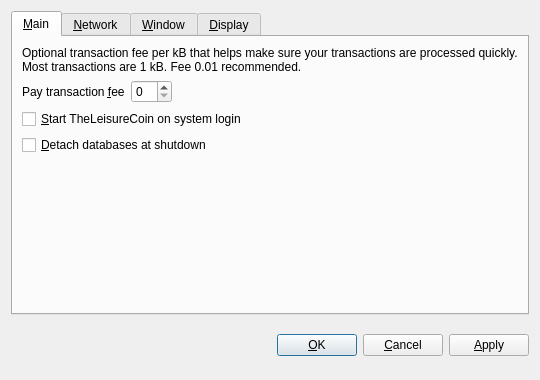
<?xml version="1.0" encoding="UTF-8"?>
<ui version="4.0">
 <class>OptionsDialog</class>
 <widget class="QDialog" name="OptionsDialog">
  <property name="geometry">
   <rect>
    <x>0</x>
    <y>0</y>
    <width>540</width>
    <height>380</height>
   </rect>
  </property>
  <property name="windowTitle">
   <string>Options</string>
  </property>
  <property name="modal">
   <bool>true</bool>
  </property>
  <layout class="QVBoxLayout" name="verticalLayout">
   <item>
    <widget class="QTabWidget" name="tabWidget">
     <property name="tabPosition">
      <enum>QTabWidget::North</enum>
     </property>
     <property name="currentIndex">
      <number>0</number>
     </property>
     <widget class="QWidget" name="tabMain">
      <attribute name="title">
       <string>&amp;Main</string>
      </attribute>
      <layout class="QVBoxLayout" name="verticalLayout_Main">
       <item>
        <widget class="QLabel" name="transactionFeeInfoLabel">
         <property name="text">
          <string>Optional transaction fee per kB that helps make sure your transactions are processed quickly. Most transactions are 1 kB. Fee 0.01 recommended.</string>
         </property>
         <property name="textFormat">
          <enum>Qt::PlainText</enum>
         </property>
         <property name="wordWrap">
          <bool>true</bool>
         </property>
        </widget>
       </item>
       <item>
        <layout class="QHBoxLayout" name="horizontalLayout_Main">
         <item>
          <widget class="QLabel" name="transactionFeeLabel">
           <property name="text">
            <string>Pay transaction &amp;fee</string>
           </property>
           <property name="textFormat">
            <enum>Qt::PlainText</enum>
           </property>
           <property name="buddy">
            <cstring>transactionFee</cstring>
           </property>
          </widget>
         </item>
         <item>
          <widget class="BitcoinAmountField" name="transactionFee"/>
         </item>
         <item>
          <spacer name="horizontalSpacer_Main">
           <property name="orientation">
            <enum>Qt::Horizontal</enum>
           </property>
           <property name="sizeHint" stdset="0">
            <size>
             <width>40</width>
             <height>20</height>
            </size>
           </property>
          </spacer>
         </item>
        </layout>
       </item>
       <item>
        <widget class="QCheckBox" name="bitcoinAtStartup">
         <property name="toolTip">
          <string>Automatically start TheLeisureCoin after logging in to the system.</string>
         </property>
         <property name="text">
          <string>&amp;Start TheLeisureCoin on system login</string>
         </property>
        </widget>
       </item>
       <item>
        <widget class="QCheckBox" name="detachDatabases">
         <property name="toolTip">
          <string>Detach block and address databases at shutdown. This means they can be moved to another data directory, but it slows down shutdown. The wallet is always detached.</string>
         </property>
         <property name="text">
          <string>&amp;Detach databases at shutdown</string>
         </property>
        </widget>
       </item>
       <item>
        <spacer name="verticalSpacer_Main">
         <property name="orientation">
          <enum>Qt::Vertical</enum>
         </property>
         <property name="sizeHint" stdset="0">
          <size>
           <width>20</width>
           <height>40</height>
          </size>
         </property>
        </spacer>
       </item>
      </layout>
     </widget>
     <widget class="QWidget" name="tabNetwork">
      <attribute name="title">
       <string>&amp;Network</string>
      </attribute>
      <layout class="QVBoxLayout" name="verticalLayout_Network">
       <item>
        <widget class="QCheckBox" name="mapPortUpnp">
         <property name="toolTip">
          <string>Automatically open the TheLeisureCoin client port on the router. This only works when your router supports UPnP and it is enabled.</string>
         </property>
         <property name="text">
          <string>Map port using &amp;UPnP</string>
         </property>
        </widget>
       </item>
       <item>
        <widget class="QCheckBox" name="connectSocks">
         <property name="toolTip">
          <string>Connect to the TheLeisureCoin network through a SOCKS proxy (e.g. when connecting through Tor).</string>
         </property>
         <property name="text">
          <string>&amp;Connect through SOCKS proxy:</string>
         </property>
        </widget>
       </item>
       <item>
        <layout class="QHBoxLayout" name="horizontalLayout_Network">
         <item>
          <widget class="QLabel" name="proxyIpLabel">
           <property name="text">
            <string>Proxy &amp;IP:</string>
           </property>
           <property name="textFormat">
            <enum>Qt::PlainText</enum>
           </property>
           <property name="buddy">
            <cstring>proxyIp</cstring>
           </property>
          </widget>
         </item>
         <item>
          <widget class="QValidatedLineEdit" name="proxyIp">
           <property name="maximumSize">
            <size>
             <width>140</width>
             <height>16777215</height>
            </size>
           </property>
           <property name="toolTip">
            <string>IP address of the proxy (e.g. 127.0.0.1)</string>
           </property>
          </widget>
         </item>
         <item>
          <widget class="QLabel" name="proxyPortLabel">
           <property name="text">
            <string>&amp;Port:</string>
           </property>
           <property name="textFormat">
            <enum>Qt::PlainText</enum>
           </property>
           <property name="buddy">
            <cstring>proxyPort</cstring>
           </property>
          </widget>
         </item>
         <item>
          <widget class="QLineEdit" name="proxyPort">
           <property name="maximumSize">
            <size>
             <width>55</width>
             <height>16777215</height>
            </size>
           </property>
           <property name="toolTip">
            <string>Port of the proxy (e.g. 9050)</string>
           </property>
          </widget>
         </item>
         <item>
          <widget class="QLabel" name="socksVersionLabel">
           <property name="text">
            <string>SOCKS &amp;Version:</string>
           </property>
           <property name="textFormat">
            <enum>Qt::PlainText</enum>
           </property>
           <property name="buddy">
            <cstring>socksVersion</cstring>
           </property>
          </widget>
         </item>
         <item>
          <widget class="QValueComboBox" name="socksVersion">
           <property name="toolTip">
            <string>SOCKS version of the proxy (e.g. 5)</string>
           </property>
          </widget>
         </item>
         <item>
          <spacer name="horizontalSpacer_Network">
           <property name="orientation">
            <enum>Qt::Horizontal</enum>
           </property>
           <property name="sizeHint" stdset="0">
            <size>
             <width>40</width>
             <height>20</height>
            </size>
           </property>
          </spacer>
         </item>
        </layout>
       </item>
       <item>
        <spacer name="verticalSpacer_Network">
         <property name="orientation">
          <enum>Qt::Vertical</enum>
         </property>
         <property name="sizeHint" stdset="0">
          <size>
           <width>20</width>
           <height>40</height>
          </size>
         </property>
        </spacer>
       </item>
      </layout>
     </widget>
     <widget class="QWidget" name="tabWindow">
      <attribute name="title">
       <string>&amp;Window</string>
      </attribute>
      <layout class="QVBoxLayout" name="verticalLayout_Window">
       <item>
        <widget class="QCheckBox" name="minimizeToTray">
         <property name="toolTip">
          <string>Show only a tray icon after minimizing the window.</string>
         </property>
         <property name="text">
          <string>&amp;Minimize to the tray instead of the taskbar</string>
         </property>
        </widget>
       </item>
       <item>
        <widget class="QCheckBox" name="minimizeOnClose">
         <property name="toolTip">
          <string>Minimize instead of exit the application when the window is closed. When this option is enabled, the application will be closed only after selecting Quit in the menu.</string>
         </property>
         <property name="text">
          <string>M&amp;inimize on close</string>
         </property>
        </widget>
       </item>
       <item>
        <spacer name="verticalSpacer_Window">
         <property name="orientation">
          <enum>Qt::Vertical</enum>
         </property>
         <property name="sizeHint" stdset="0">
          <size>
           <width>20</width>
           <height>40</height>
          </size>
         </property>
        </spacer>
       </item>
      </layout>
     </widget>
     <widget class="QWidget" name="tabDisplay">
      <attribute name="title">
       <string>&amp;Display</string>
      </attribute>
      <layout class="QVBoxLayout" name="verticalLayout_Display">
       <item>
        <layout class="QHBoxLayout" name="horizontalLayout_1_Display">
         <item>
          <widget class="QLabel" name="langLabel">
           <property name="text">
            <string>User Interface &amp;language:</string>
           </property>
           <property name="textFormat">
            <enum>Qt::PlainText</enum>
           </property>
           <property name="buddy">
            <cstring>lang</cstring>
           </property>
          </widget>
         </item>
         <item>
          <widget class="QValueComboBox" name="lang">
           <property name="toolTip">
            <string>The user interface language can be set here. This setting will take effect after restarting TheLeisureCoin.</string>
           </property>
          </widget>
         </item>
        </layout>
       </item>
       <item>
        <layout class="QHBoxLayout" name="horizontalLayout_2_Display">
         <item>
          <widget class="QLabel" name="unitLabel">
           <property name="text">
            <string>&amp;Unit to show amounts in:</string>
           </property>
           <property name="textFormat">
            <enum>Qt::PlainText</enum>
           </property>
           <property name="buddy">
            <cstring>unit</cstring>
           </property>
          </widget>
         </item>
         <item>
          <widget class="QValueComboBox" name="unit">
           <property name="toolTip">
            <string>Choose the default subdivision unit to show in the interface and when sending coins.</string>
           </property>
          </widget>
         </item>
        </layout>
       </item>
       <item>
        <widget class="QCheckBox" name="displayAddresses">
         <property name="toolTip">
          <string>Whether to show TheLeisureCoin addresses in the transaction list or not.</string>
         </property>
         <property name="text">
          <string>&amp;Display addresses in transaction list</string>
         </property>
        </widget>
       </item>
       <item>
        <widget class="QCheckBox" name="coinControlFeatures">
         <property name="toolTip">
          <string>Whether to show coin control features or not.</string>
         </property>
         <property name="text">
          <string>Display coin &amp;control features (experts only!)</string>
         </property>
        </widget>
       </item>
       <item>
        <spacer name="verticalSpacer_Display">
         <property name="orientation">
          <enum>Qt::Vertical</enum>
         </property>
         <property name="sizeHint" stdset="0">
          <size>
           <width>20</width>
           <height>40</height>
          </size>
         </property>
        </spacer>
       </item>
      </layout>
     </widget>
    </widget>
   </item>
   <item>
    <layout class="QHBoxLayout" name="horizontalLayout_Buttons">
     <item>
      <spacer name="horizontalSpacer_1">
       <property name="orientation">
        <enum>Qt::Horizontal</enum>
       </property>
       <property name="sizeHint" stdset="0">
        <size>
         <width>40</width>
         <height>48</height>
        </size>
       </property>
      </spacer>
     </item>
     <item>
      <widget class="QLabel" name="statusLabel">
       <property name="font">
        <font>
         <weight>75</weight>
         <bold>true</bold>
        </font>
       </property>
       <property name="text">
        <string/>
       </property>
       <property name="textFormat">
        <enum>Qt::PlainText</enum>
       </property>
       <property name="wordWrap">
        <bool>true</bool>
       </property>
      </widget>
     </item>
     <item>
      <spacer name="horizontalSpacer_2">
       <property name="orientation">
        <enum>Qt::Horizontal</enum>
       </property>
       <property name="sizeHint" stdset="0">
        <size>
         <width>40</width>
         <height>48</height>
        </size>
       </property>
      </spacer>
     </item>
     <item>
      <widget class="QPushButton" name="okButton">
       <property name="text">
        <string>&amp;OK</string>
       </property>
      </widget>
     </item>
     <item>
      <widget class="QPushButton" name="cancelButton">
       <property name="text">
        <string>&amp;Cancel</string>
       </property>
       <property name="autoDefault">
        <bool>false</bool>
       </property>
      </widget>
     </item>
     <item>
      <widget class="QPushButton" name="applyButton">
       <property name="text">
        <string>&amp;Apply</string>
       </property>
       <property name="autoDefault">
        <bool>false</bool>
       </property>
      </widget>
     </item>
    </layout>
   </item>
  </layout>
 </widget>
 <customwidgets>
  <customwidget>
   <class>BitcoinAmountField</class>
   <extends>QSpinBox</extends>
   <header>bitcoinamountfield.h</header>
  </customwidget>
  <customwidget>
   <class>QValueComboBox</class>
   <extends>QComboBox</extends>
   <header>qvaluecombobox.h</header>
  </customwidget>
  <customwidget>
   <class>QValidatedLineEdit</class>
   <extends>QLineEdit</extends>
   <header>qvalidatedlineedit.h</header>
  </customwidget>
 </customwidgets>
 <resources/>
 <connections/>
</ui>
